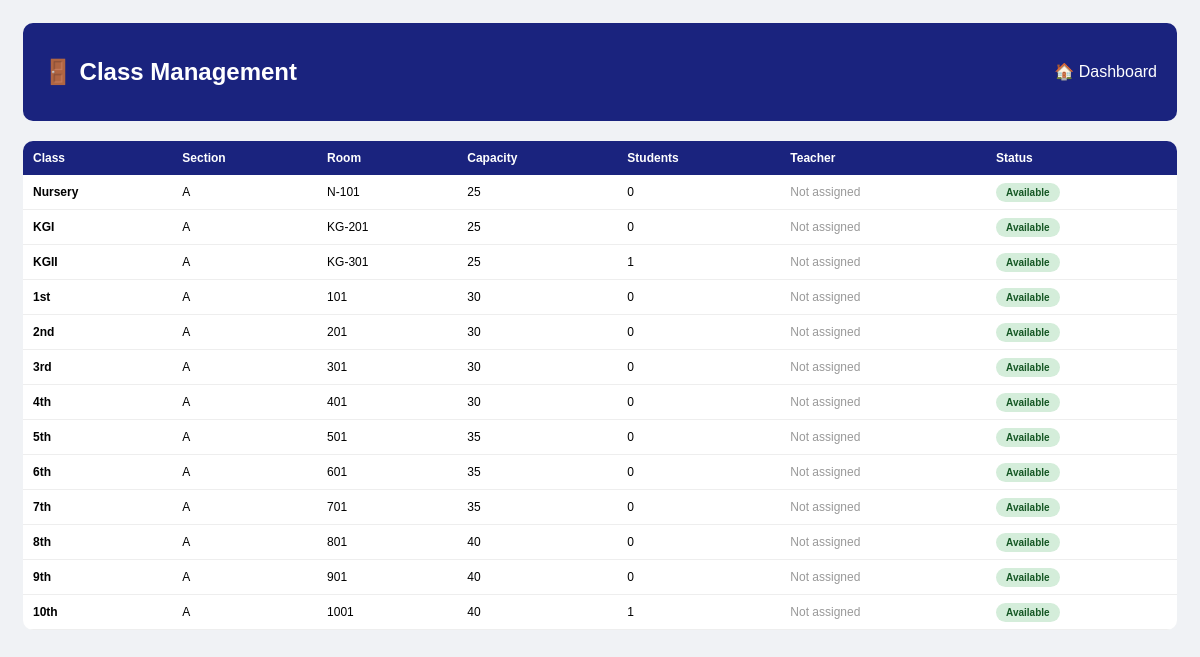
Screenshot of /modules/classes/ (signed in) with the database file from the repository.
### tables this page shows
CREATE TABLE `classes` (
  `id` int(11) NOT NULL,
  `class_name` varchar(20) DEFAULT NULL,
  `section` varchar(10) DEFAULT NULL,
  `teacher_id` int(11) DEFAULT NULL,
  `room_no` varchar(20) DEFAULT NULL,
  `capacity` int(11) DEFAULT 30
);

### modules/classes/index.php (the view, shortened to what this page needs)
<?php
require_once '../../shared/config.php';
$classes = $conn->query("SELECT c.*,
    (SELECT COUNT(*) FROM students WHERE class=c.class_name AND section=c.section AND status=1) as student_count,
    (SELECT CONCAT(first_name,' ',last_name) FROM teachers WHERE id=c.teacher_id) as teacher_name
    FROM classes c ORDER BY
    CASE
        WHEN c.class_name='Nursery' THEN 1 WHEN c.class_name='KGI' THEN 2 WHEN c.class_name='KGII' THEN 3
        ELSE CAST(c.class_name AS UNSIGNED) + 3
    END, c.section");
?>
<!DOCTYPE html>
<html>
<head>
</head>
<body>
<div class="header">
    <h2>🚪 Class Management</h2>
    <a href="../../dashboard/">🏠 Dashboard</a>
</div>
<div class="card">
    <table>
        <tr><th>Class</th><th>Section</th><th>Room</th><th>Capacity</th><th>Students</th><th>Teacher</th><th>Status</th></tr>
        <?php while($c = $classes->fetch_assoc()):
            $status = $c['student_count'] >= $c['capacity'] ? 'Full' : 'Available';
            $badge = $status == 'Full' ? 'badge-yellow' : 'badge-green';
        ?>
            <tr>
                <td><strong><?php echo $c['class_name']; ?></strong></td>
                <td><?php echo $c['section']; ?></td>
                <td><?php echo $c['room_no'] ?: '-'; ?></td>
                <td><?php echo $c['capacity']; ?></td>
                <td><?php echo $c['student_count']; ?></td>
                <td><?php echo $c['teacher_name'] ?: '<span style="color:#999;">Not assigned</span>'; ?></td>
                <td><span class="badge <?php echo $badge; ?>"><?php echo $status; ?></span></td>
            </tr>
        <?php endwhile; ?>
    </table>
</div>
</body>
</html>

### modules/classes/index.php (style rules this page uses)
body { font-family: Arial; background: #f0f2f5; padding: 15px; }
.header { background: #1a237e; color: white; padding: 15px 20px; border-radius: 10px; margin-bottom: 20px; display: flex; justify-content: space-between; align-items: center; }
.header a { color: white; text-decoration: none; }
.card { background: white; border-radius: 10px; overflow: hidden; }
table { width: 100%; border-collapse: collapse; font-size: 12px; }
th { background: #1a237e; color: white; padding: 10px; text-align: left; }
td { padding: 10px; border-bottom: 1px solid #eee; }
.badge { padding: 4px 10px; border-radius: 12px; font-size: 10px; font-weight: bold; }
.badge-green { background: #d4edda; color: #155724; }

### rows the page displays
classes: class_name "Nursery", section "A", room_no "N-101", capacity "25", student_count "0", teacher_name "Not assigned", status "Available"
classes: class_name "KGI", section "A", room_no "KG-201", capacity "25", student_count "0", teacher_name "Not assigned", status "Available"
classes: class_name "KGII", section "A", room_no "KG-301", capacity "25", student_count "1", teacher_name "Not assigned", status "Available"
classes: class_name "1st", section "A", room_no "101", capacity "30", student_count "0", teacher_name "Not assigned", status "Available"
classes: class_name "2nd", section "A", room_no "201", capacity "30", student_count "0", teacher_name "Not assigned", status "Available"
classes: class_name "3rd", section "A", room_no "301", capacity "30", student_count "0", teacher_name "Not assigned", status "Available"
classes: class_name "4th", section "A", room_no "401", capacity "30", student_count "0", teacher_name "Not assigned", status "Available"
classes: class_name "5th", section "A", room_no "501", capacity "35", student_count "0", teacher_name "Not assigned", status "Available"
classes: class_name "6th", section "A", room_no "601", capacity "35", student_count "0", teacher_name "Not assigned", status "Available"
classes: class_name "7th", section "A", room_no "701", capacity "35", student_count "0", teacher_name "Not assigned", status "Available"
classes: class_name "8th", section "A", room_no "801", capacity "40", student_count "0", teacher_name "Not assigned", status "Available"
classes: class_name "9th", section "A", room_no "901", capacity "40", student_count "0", teacher_name "Not assigned", status "Available"
classes: class_name "10th", section "A", room_no "1001", capacity "40", student_count "1", teacher_name "Not assigned", status "Available"
